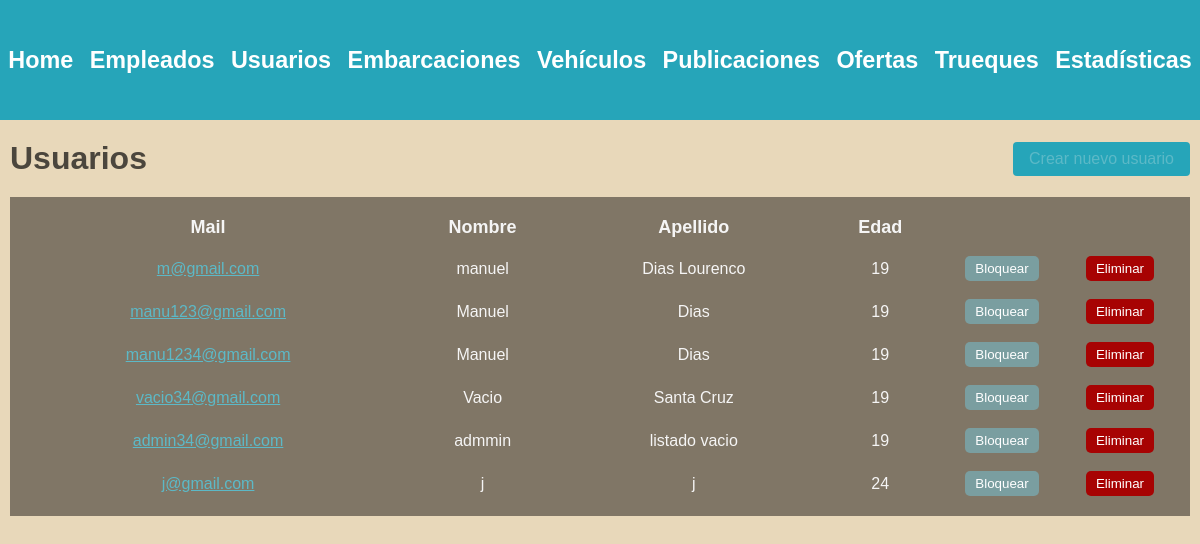
/administracion/usuarios/ (signed in), run on an earlier commit of the app's database.
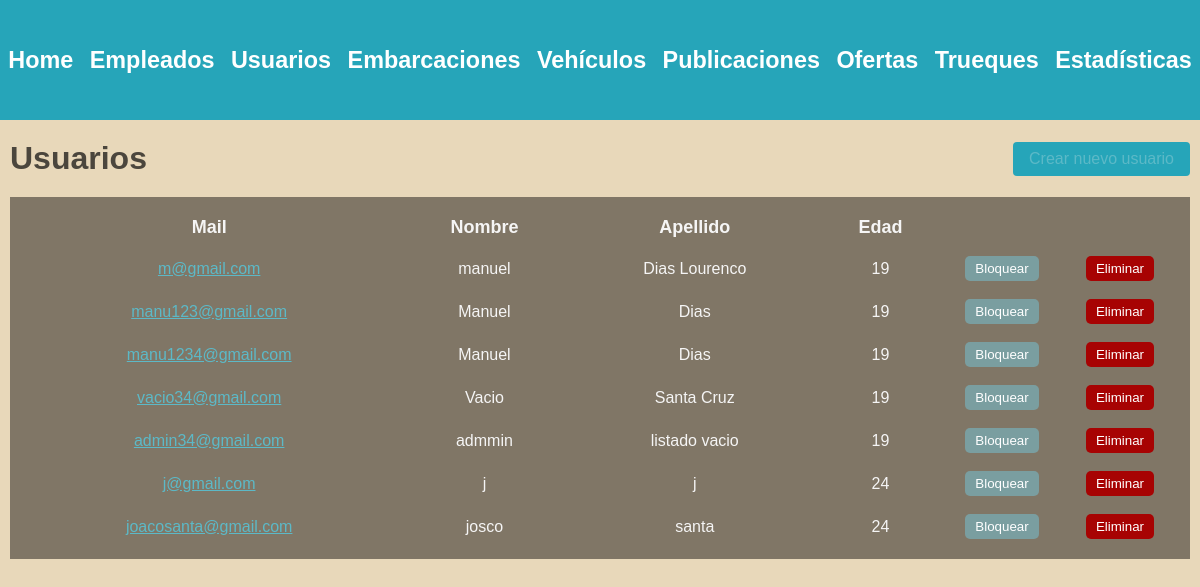
And on a later commit of the database.
### usuarios/models.py (models this page shows, shortened)
class Usuario(AbstractBaseUser, PermissionsMixin):
    nombre = models.CharField(max_length=50)
    apellido = models.CharField(max_length=50)
    fecha_nacimiento = models.DateField()
    telefono = models.CharField(max_length=13)
    mail = models.EmailField(max_length=50, unique=True)
    password = models.CharField(max_length=128)
    is_staff= models.BooleanField(default=False)
    is_blocked= models.BooleanField(default=False)
    USERNAME_FIELD = 'mail'
    REQUIRED_FIELDS = ['nombre', 'apellido', 'fecha_nacimiento', 'telefono']

### administrador/views.py (the view)
# urls.py: path('', include('usuarios.urls')),
@login_required(login_url=reverse_lazy('home'))
def usuarios(request):
    user = request.user
    if not user.is_superuser:
        return redirect('home')
    usuarios = Usuario.objects.filter(is_staff=False)
    for usuario in usuarios:
        usuario.edad = calcular_edad(usuario.fecha_nacimiento)
    return render(request, 'users.html', {
        'usuarios' : usuarios
    })

### administrador/backend.py (called while the page is built)
def calcular_edad(fecha_nacimiento):
    fecha_actual = datetime.now()
    edad = fecha_actual.year - fecha_nacimiento.year - ((fecha_actual.month, fecha_actual.day) < (fecha_nacimiento.month, fecha_nacimiento.day))
    return edad

### autenticacion/backend.py (called while the page is built)
    def get_user(self, user_id):
        UserModel = get_user_model()
        try:
            return UserModel.objects.get(pk=user_id)
        except UserModel.DoesNotExist:
            return None

### administrador/templates/users.html (shortened to what this page needs)
{% extends 'layouts/navbar.html' %}
{% block content %}
<div class="header">
    <h1>Usuarios</h1>
    <a href="{% url 'crear usuario' %}" class="btn btn-primary">Crear nuevo usuario</a>
</div>
{% if usuarios %}
    <table>
        <thead>
            <tr>
                <th>Mail</th>
                <th>Nombre</th>
                <th>Apellido</th>
                <th>Edad</th>
                <th></th>
                <th></th>
            </tr>
        </thead>
        <tbody>
            {% for usuario in usuarios %}
                <tr>
                    <td>
                        <a href="{% url 'ver perfil' usuario.id %}"> {{usuario.mail}} </a>
                    </td>
                    <td>{{usuario.nombre}}</td>
                    <td>{{usuario.apellido}}</td>
                    <td>{{usuario.edad}}</td>
                    <td>
                        {% if usuario.is_blocked %}
                            <form action="{% url 'desbloquear usuario' %}" method="post">
                                {% csrf_token %}
                                <input type="hidden" name="usuario_id" value="{{ usuario.id }}">
                                <button type="submit" class="btn-block">Desbloquear</button>
                            </form>
                        {% else %}
                            <form action="{% url 'bloquear usuario' %}" method="post">
                                <button type="submit" class="btn-block">Bloquear</button>
                            </form>
                        {% endif %}
                    </td>
                    <td>
                        <button class="btn-delete">Eliminar</button>
                    </td>
                </tr>
            {% endfor %}
        </tbody>
    </table>
{% else %}
    <h3>No existen usuarios en la plataforma.</h3>
{% endif %}
{% endblock %}

What changed in the data, as far as the page shows it:
added Usuario: mail "joacosanta@gmail.com", nombre "josco", apellido "santa", edad "24"
